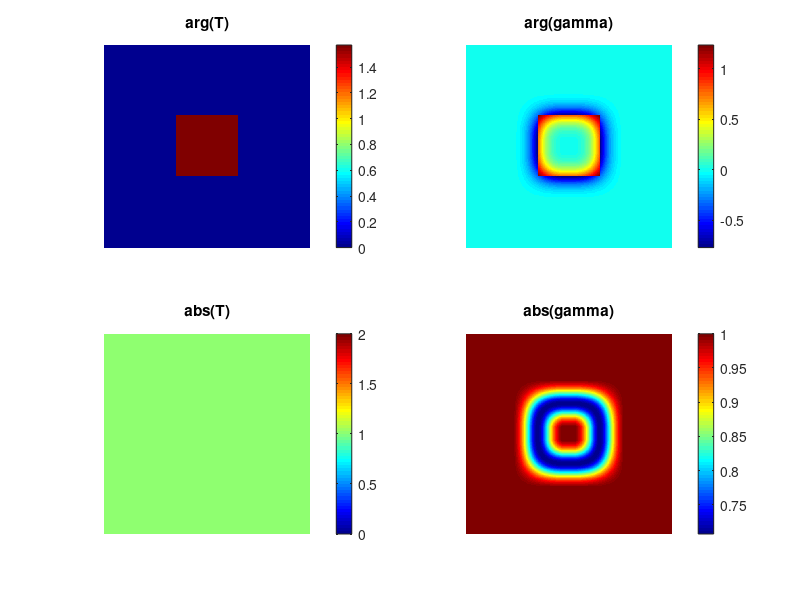
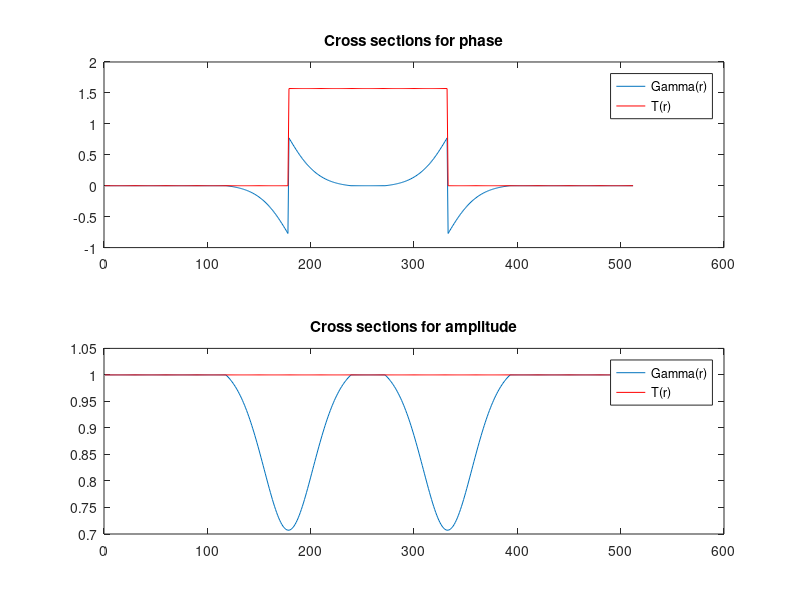

MATLAB code for these plots, in order: (Note: this script raises an error after producing the figures.)

    clc;
    close all;
    clear all;
    %Step1; Create a phantom objects
    Nx = 512;
    nrows = Nx;
    ncols = Nx;  
    
    %Step 2: compute the true formula T*(T v H)*
    htype = 'gaussian';
    
     switch (htype)
        case {'gaussian'} %A gaussian filter
                    bw = 30; %Bandwidth parameter
                    h=fspecial('gaussian',[round(4*bw)+1 round(4*bw)+1],bw); %Transfer function of the low-pass filter...
                    %Fourier transform the filter
                    h1 = zeros(nrows,ncols);
                    h1(1:size(h,1),1:size(h,2))=h;
                    kernel_size=size(h,1);
                    h1 = circshift(h1,[-round((kernel_size-1)/2) -round((kernel_size-1)/2)]);
                    hf = fft2(h1);
 
        case {'lp'} %Bandpass filter
                    lp_bw = 50;%Bandwidth of the low pass filter in the frequency domain. The smaller it is, the more coherent the field will be 
                    hf = zeros(nrows,ncols);
                    [x,y]=meshgrid(linspace(-ncols/2,ncols/2-1,ncols),linspace(-nrows/2,nrows/2-1,nrows));
                    mask = sqrt(x.^2+y.^2)<lp_bw; %
                    hf(mask)=1;
                    hf = fftshift(hf);
    end
       
   
    
    
    datasource = 1;
    if (datasource==1) %Generate simulation data
        phi = pi/2;
        amplitude = ones(nrows,ncols);
        phase = zeros(nrows,ncols);
        phase(round(nrows*0.35:nrows*0.65),round(ncols*0.35:ncols*0.65))=phi;
        amplitude(round(nrows*0.25:nrows*0.75),round(ncols*0.25:ncols*0.75))=1;
        T= amplitude.*exp(i*phase);
        nrows = size(T,1);
        ncols = size(T,2);
        x_arr = 1:ncols;
        y_arr = 1:nrows;
        [xx,yy]=meshgrid(x_arr,y_arr);
        slope = 0.000;
        phi_lin =exp(i*xx*slope);
        T = T.*phi_lin;
        Tf = fft2(T);
        loTf = Tf.*hf;
        loT = ifft2(loTf); 
        gamma=T.*conj(loT); %Generate simulation data for Gamma
        figure(1);colormap jet;
        subplot(221);imagesc(angle(T));axis off;colorbar;title('arg(T)');
        subplot(222);imagesc(angle(gamma));axis off;colorbar;title('arg(gamma)');
        subplot(223);imagesc(abs(T));axis off;colorbar;title('abs(T)');
        subplot(224);imagesc(abs(gamma));axis off;colorbar;title('abs(gamma)');drawnow;
        %Display the cross-section of the image
        mcs=angle(gamma(round((nrows+1)/2),:));%Get cross-section of the measurement
        cs = angle(T(round((nrows+1)/2),:));
        amp = abs(T(round((nrows+1)/2),:));%Amplitude of the T
        mamp = abs(gamma(round((nrows+1)/2),:));%Amplitude of the T
   
        figure(2);
        subplot(211);plot(mcs);hold on;plot(cs,'r');hold on;title('Cross sections for phase');
        legend('Gamma(r)','T(r)');drawnow;
        subplot(212);plot(mamp);hold on;plot(amp,'r');hold on;title('Cross sections for amplitude');
        legend('Gamma(r)','T(r)');drawnow;
    end
    if (gpuDeviceCount()==0)
        gpu_compute_en = 1; %if there is no gpu, compute the result on cpu instead
    end
    gpu_compute_en = 0;
    
    method = 'relax'; %Choose between the two: 'relax','cg','nlcg'
    
    %Parameter definitions
    params.niter = 1000; %Number of iterations needed
    params.lambda = 10;
    params.tol = 1e-5; %Tolerance for the solver to stop
    params.method = 'relax';%Choose between 'relax'/'cg'/'nlcf'
    params.smart_init_en = 1;
    %Operator definitions
    params.F = FFT2(Nx); %Fourier transform operator
    params.D = Grd(Nx);
    params.H = H(Nx,1-hf,params.F); %Filtering operator (1-hf) is the highpass filtering kernel
    
    
    smartinit = 0; 
    if (gpu_compute_en==0)
        [gk,tk] = estimate_gt(gamma,hf,params);
    else %Compute gk and tk on gpu
        d = gpuDevice();
        reset(d); %Reset the device and clear its memmory
        [gk,tk] = estimate_gt_gpu(gamma,hf,params);
    end
    disp('Done with solving the inverse problem....');
    
